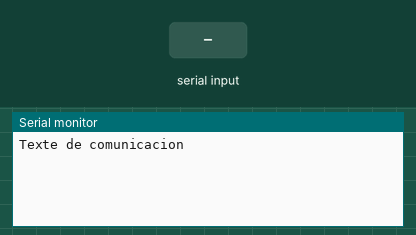
Recording of a sketch running on a simulated Arduino Uno, built with avr-gcc and run on an emulated ATmega328P. Parts: the last lines printed to the serial monitor. The inputs (shaded band) are chosen by the test bench.

Above: at 2.2 s.
2.3 s: "1>" received over Serial
At 3.5 s:
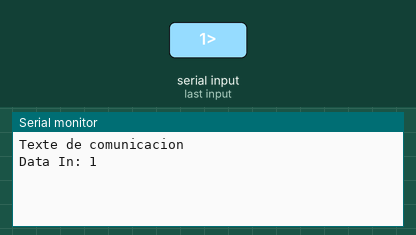
3.8 s: "0>" received over Serial
At 4.7 s:
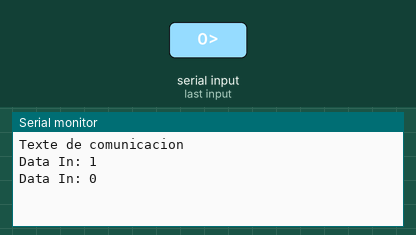
5.3 s: "2>" received over Serial
At 5.8 s:
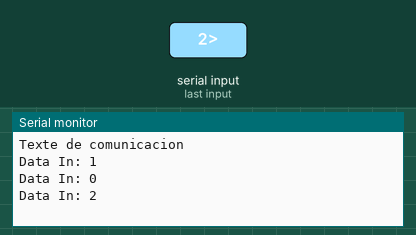

The sketch:

Bytes.ino
```cpp
String stim_parameters[16];//coloco 16 String para guardar los parametros de estimulacion de cada canal

///Caracter de separacion de datos, de inicio y fin de los mensajes
#define ini '<'
#define csp ';'

String val = "";
int timeOut = 100;
int c = 0;
String data = "";

void setup() {
  Serial.begin(57600);
  Serial.setTimeout(timeOut);
  Serial.println("Texte de comunicacion");
  delay(1000);
}

void loop() {
  readdata();
  //Serial.print("leyendo el puerto, contador: ");
  //c ++;
  //Serial.println(c);
}

void readdata() {
  if (Serial.available()) {
    data = Serial.readStringUntil('>');
    Serial.readString();//Tira o resto do buffer  - hace un flush forzado
    //data2 = Serial.readString();
    Serial.print("Data In: ");
    Serial.println(data);
    //data = "<S1;C1;T10000;F19000;P500;N2000;O2000;A10";
    //separa_datos(data);
  }
}

void separa_datos(String parameters) {
  int c = 0;
  val = "";
  int size_data = parameters.length();//Pego el valor del tamaño de la String de entrada
  Serial.print("Data size: ");
  Serial.println(size_data);
  delay(100);
  char char_buff[size_data]; //buffer parametros con el tamaño de DataIn
  parameters.toCharArray(char_buff, size_data);//transformo el String a Char array
  int i = 0; // Capturo el pirmer caracter
  char char_in = char_buff[i]; // inicio del mensaje

  /********************************************************************************/
  //Aqui separo el mensaje principal
  /********************************************************************************/
  if (char_in == ini) { //caracter inicial
    i = 1; // comiezo con el segundo mensaje
    char_in = char_buff[i];
    while (i < size_data) { //Caracter final
      if (char_in != csp)  {//Caracter separador
        val = val + char_in;//Concateno los caracteres
      } else {
        //Almacena cada valor sepado por el ";"
        stim_parameters[c] = val;
        val = "";
        c += 1;
      }
      i += 1;
      char_in = char_buff[i];
    }
    // para el ultimo valor
    stim_parameters[c] = val;
  }
  Serial.println("Termino de hacer la separacion de los datos");
  imprimir();
  delay(5000);
}

void imprimir() {
  for (int i = 0; i < 10; i++) {
    String dataV = "Valor" + String(i) + ": " + stim_parameters[i];
    Serial.println(dataV);
  }
}
```

Measured:
- after the input at 2.3 s, the serial monitor: prints a new line after 0.10 s (image 1)
- after the input at 3.8 s, the serial monitor: prints a new line after 0.10 s (image 2)
- after the input at 5.3 s, the serial monitor: prints a new line after 0.10 s (image 3)
